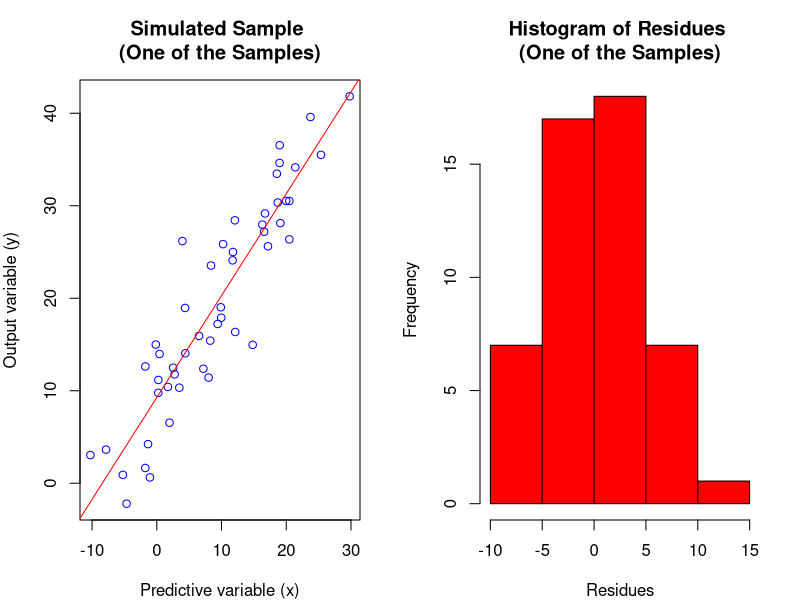
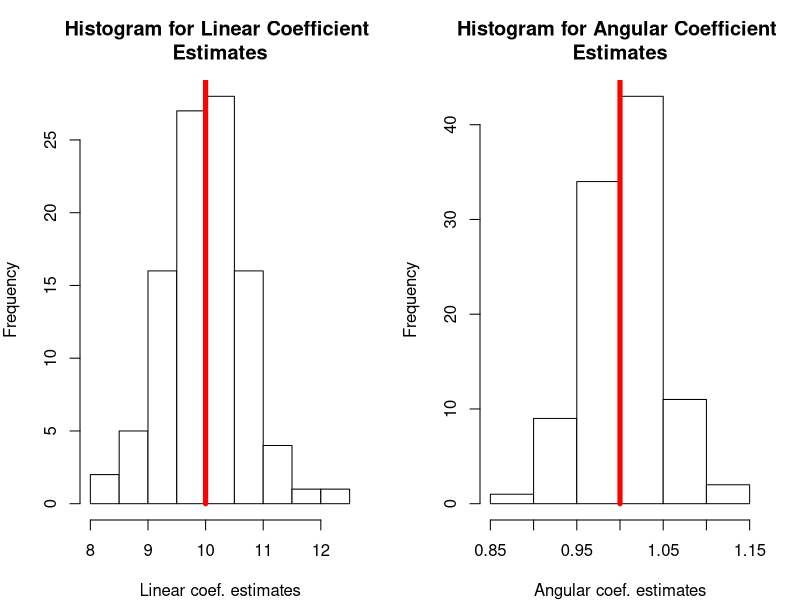

Generate these figures, in order, with R:
## ---- chunk 1
beta0 <- 10; beta1 <- 1.0;
x <- rnorm(50, 10, 10); errors <- rnorm(50, 0, 4);
y <- beta0 + beta1 * x + errors;
            
par(mfrow = c(1,2));
par(mar = c(4,4,4,2));

plot(x, y, main = "Simulated Sample \n(One of the Samples)", col = 'blue', xlab="Predictive variable (x)", ylab = "Output variable (y)");
reg1 <- lm(y ~ x);
abline(reg1, col = 'red')

hist(errors, main = "Histogram of Residues \n(One of the Samples)", col = 'red', xlab = "Residues");  
## ---- chunk 2
betas0_simul <- rep(0, 100);
betas1_simul <- rep(0, 100);

for (i in 1:100)
{
    beta0 <- 10; beta1 <- 1.0;
    x <- rnorm(50, 10, 10); errors <- rnorm(50, 0, 4);
    y <- beta0 + beta1 * x + errors;
    
    reg1 <- lm(y ~ x);
    coef <- reg1$coefficients;
    
    betas0_simul[i] <- as.numeric(coef[1]);
    betas1_simul[i] <- as.numeric(coef[2]);
}

par(mfrow = c(1,2));
par(mar = c(4,4,4,2));

hist(betas0_simul, main = "Histogram for Linear Coefficient \nEstimates", col = 'white', xlab = "Linear coef. estimates");     
lines(c(beta0,beta0), c(0,200), col = "red", lwd = 5);

hist(betas1_simul, main = "Histogram for Angular Coefficient \nEstimates", col = 'white', xlab = "Angular coef. estimates");    
lines(c(beta1,beta1), c(0,200), col = "red", lwd = 5);  
